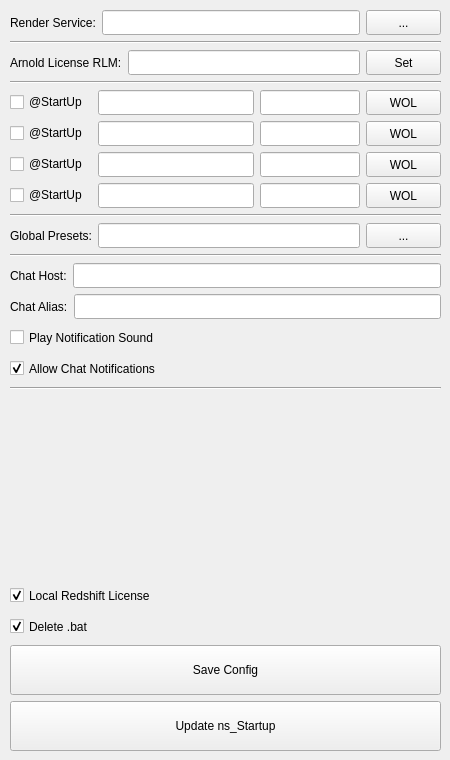
         <widget class="QWidget" name="settings">
          <attribute name="title">
           <string>Settings</string>
          </attribute>
          <widget class="QWidget" name="verticalLayoutWidget_4">
           <property name="geometry">
            <rect>
             <x>10</x>
             <y>10</y>
             <width>431</width>
             <height>741</height>
            </rect>
           </property>
           <layout class="QVBoxLayout" name="verticalLayout_4">
            <item>
             <layout class="QHBoxLayout" name="horizontalLayout_19">
              <item>
               <widget class="QLabel" name="label_2">
                <property name="text">
                 <string>Render Service:</string>
                </property>
               </widget>
              </item>
              <item>
               <widget class="QLineEdit" name="lineEdit_renderService">
                <property name="minimumSize">
                 <size>
                  <width>0</width>
                  <height>25</height>
                 </size>
                </property>
                <property name="maximumSize">
                 <size>
                  <width>16777215</width>
                  <height>25</height>
                 </size>
                </property>
                <property name="styleSheet">
                 <string notr="true"/>
                </property>
                <property name="text">
                 <string/>
                </property>
               </widget>
              </item>
              <item>
               <widget class="QPushButton" name="pushButton_setRenderService">
                <property name="minimumSize">
                 <size>
                  <width>75</width>
                  <height>25</height>
                 </size>
                </property>
                <property name="maximumSize">
                 <size>
                  <width>75</width>
                  <height>25</height>
                 </size>
                </property>
                <property name="styleSheet">
                 <string notr="true"/>
                </property>
                <property name="text">
                 <string>...</string>
                </property>
               </widget>
              </item>
             </layout>
            </item>
            <item>
             <widget class="Line" name="line_5">
              <property name="orientation">
               <enum>Qt::Horizontal</enum>
              </property>
             </widget>
            </item>
            <item>
             <layout class="QHBoxLayout" name="horizontalLayout_11">
              <property name="sizeConstraint">
               <enum>QLayout::SetDefaultConstraint</enum>
              </property>
              <item>
               <widget class="QLabel" name="label_arnoldLic">
                <property name="text">
                 <string>Arnold License RLM:</string>
                </property>
               </widget>
              </item>
              <item>
               <widget class="QLineEdit" name="lineEdit_arnoldLic">
                <property name="minimumSize">
                 <size>
                  <width>0</width>
                  <height>25</height>
                 </size>
                </property>
                <property name="maximumSize">
                 <size>
                  <width>16777215</width>
                  <height>25</height>
                 </size>
                </property>
                <property name="styleSheet">
                 <string notr="true"/>
                </property>
               </widget>
              </item>
              <item>
               <widget class="QPushButton" name="pushButton_setArnoldLic">
                <property name="minimumSize">
                 <size>
                  <width>75</width>
                  <height>25</height>
                 </size>
                </property>
                <property name="maximumSize">
                 <size>
                  <width>75</width>
                  <height>25</height>
                 </size>
                </property>
                <property name="styleSheet">
                 <string notr="true"/>
                </property>
                <property name="text">
                 <string>Set</string>
                </property>
               </widget>
              </item>
             </layout>
            </item>
            <item>
             <widget class="Line" name="line">
              <property name="orientation">
               <enum>Qt::Horizontal</enum>
              </property>
             </widget>
            </item>
            <item>
             <layout class="QHBoxLayout" name="horizontalLayout_13">
              <item>
               <widget class="QCheckBox" name="checkBox_startUp_0">
                <property name="styleSheet">
                 <string notr="true"/>
                </property>
                <property name="text">
                 <string>@StartUp </string>
                </property>
               </widget>
              </item>
              <item>
               <widget class="QLineEdit" name="lineEdit_WOL_MAC_0">
                <property name="minimumSize">
                 <size>
                  <width>0</width>
                  <height>25</height>
                 </size>
                </property>
                <property name="maximumSize">
                 <size>
                  <width>16777215</width>
                  <height>25</height>
                 </size>
                </property>
                <property name="styleSheet">
                 <string notr="true"/>
                </property>
                <property name="text">
                 <string/>
                </property>
               </widget>
              </item>
              <item>
               <widget class="QLineEdit" name="lineEdit_WOL_Des_0">
                <property name="minimumSize">
                 <size>
                  <width>100</width>
                  <height>25</height>
                 </size>
                </property>
                <property name="maximumSize">
                 <size>
                  <width>100</width>
                  <height>25</height>
                 </size>
                </property>
                <property name="styleSheet">
                 <string notr="true"/>
                </property>
                <property name="text">
                 <string/>
                </property>
               </widget>
              </item>
              <item>
               <widget class="QPushButton" name="pushButton_WOL_0">
                <property name="minimumSize">
                 <size>
                  <width>75</width>
                  <height>25</height>
                 </size>
                </property>
                <property name="maximumSize">
                 <size>
                  <width>75</width>
                  <height>25</height>
                 </size>
                </property>
                <property name="styleSheet">
                 <string notr="true"/>
                </property>
                <property name="text">
                 <string>WOL</string>
                </property>
               </widget>
              </item>
             </layout>
            </item>
            <item>
             <layout class="QHBoxLayout" name="horizontalLayout_14">
              <item>
               <widget class="QCheckBox" name="checkBox_startUp_1">
                <property name="styleSheet">
                 <string notr="true"/>
                </property>
                <property name="text">
                 <string>@StartUp </string>
                </property>
               </widget>
              </item>
              <item>
               <widget class="QLineEdit" name="lineEdit_WOL_MAC_1">
                <property name="minimumSize">
                 <size>
                  <width>0</width>
                  <height>25</height>
                 </size>
                </property>
                <property name="maximumSize">
                 <size>
                  <width>16777215</width>
                  <height>25</height>
                 </size>
                </property>
                <property name="styleSheet">
                 <string notr="true"/>
                </property>
                <property name="text">
                 <string/>
                </property>
               </widget>
              </item>
              <item>
               <widget class="QLineEdit" name="lineEdit_WOL_Des_1">
                <property name="minimumSize">
                 <size>
                  <width>100</width>
                  <height>25</height>
                 </size>
                </property>
                <property name="maximumSize">
                 <size>
                  <width>100</width>
                  <height>25</height>
                 </size>
                </property>
                <property name="styleSheet">
                 <string notr="true"/>
                </property>
                <property name="text">
                 <string/>
                </property>
               </widget>
              </item>
              <item>
               <widget class="QPushButton" name="pushButton_WOL_1">
                <property name="minimumSize">
                 <size>
                  <width>75</width>
                  <height>25</height>
                 </size>
                </property>
                <property name="maximumSize">
                 <size>
                  <width>75</width>
                  <height>25</height>
                 </size>
                </property>
                <property name="styleSheet">
                 <string notr="true"/>
                </property>
                <property name="text">
                 <string>WOL</string>
                </property>
               </widget>
              </item>
             </layout>
            </item>
            <item>
             <layout class="QHBoxLayout" name="horizontalLayout_15">
              <item>
               <widget class="QCheckBox" name="checkBox_startUp_2">
                <property name="styleSheet">
                 <string notr="true"/>
                </property>
                <property name="text">
                 <string>@StartUp </string>
                </property>
               </widget>
              </item>
              <item>
               <widget class="QLineEdit" name="lineEdit_WOL_MAC_2">
                <property name="minimumSize">
                 <size>
                  <width>0</width>
                  <height>25</height>
                 </size>
                </property>
                <property name="maximumSize">
                 <size>
                  <width>16777215</width>
                  <height>25</height>
                 </size>
                </property>
                <property name="styleSheet">
                 <string notr="true"/>
                </property>
                <property name="text">
                 <string/>
                </property>
               </widget>
              </item>
              <item>
               <widget class="QLineEdit" name="lineEdit_WOL_Des_2">
                <property name="minimumSize">
                 <size>
                  <width>100</width>
                  <height>25</height>
                 </size>
                </property>
                <property name="maximumSize">
                 <size>
                  <width>100</width>
                  <height>25</height>
                 </size>
                </property>
                <property name="styleSheet">
                 <string notr="true"/>
                </property>
                <property name="text">
                 <string/>
                </property>
               </widget>
              </item>
              <item>
               <widget class="QPushButton" name="pushButton_WOL_2">
                <property name="minimumSize">
                 <size>
                  <width>75</width>
                  <height>25</height>
                 </size>
                </property>
                <property name="maximumSize">
                 <size>
                  <width>75</width>
                  <height>25</height>
                 </size>
                </property>
                <property name="styleSheet">
                 <string notr="true"/>
                </property>
                <property name="text">
                 <string>WOL</string>
                </property>
               </widget>
              </item>
             </layout>
            </item>
            <item>
             <layout class="QHBoxLayout" name="horizontalLayout_16">
              <item>
               <widget class="QCheckBox" name="checkBox_startUp_3">
                <property name="styleSheet">
                 <string notr="true"/>
                </property>
                <property name="text">
                 <string>@StartUp </string>
                </property>
               </widget>
              </item>
              <item>
               <widget class="QLineEdit" name="lineEdit_WOL_MAC_3">
                <property name="minimumSize">
                 <size>
                  <width>0</width>
                  <height>25</height>
                 </size>
                </property>
                <property name="maximumSize">
                 <size>
                  <width>16777215</width>
                  <height>25</height>
                 </size>
                </property>
                <property name="styleSheet">
                 <string notr="true"/>
                </property>
                <property name="text">
                 <string/>
                </property>
               </widget>
              </item>
              <item>
               <widget class="QLineEdit" name="lineEdit_WOL_Des_3">
                <property name="minimumSize">
                 <size>
                  <width>100</width>
                  <height>25</height>
                 </size>
                </property>
                <property name="maximumSize">
                 <size>
                  <width>100</width>
                  <height>25</height>
                 </size>
                </property>
                <property name="styleSheet">
                 <string notr="true"/>
                </property>
                <property name="text">
                 <string/>
                </property>
               </widget>
              </item>
              <item>
               <widget class="QPushButton" name="pushButton_WOL_3">
                <property name="minimumSize">
                 <size>
                  <width>75</width>
                  <height>25</height>
                 </size>
                </property>
                <property name="maximumSize">
                 <size>
                  <width>75</width>
                  <height>25</height>
                 </size>
                </property>
                <property name="styleSheet">
                 <string notr="true"/>
                </property>
                <property name="text">
                 <string>WOL</string>
                </property>
               </widget>
              </item>
             </layout>
            </item>
            <item>
             <widget class="Line" name="line_2">
              <property name="orientation">
               <enum>Qt::Horizontal</enum>
              </property>
             </widget>
            </item>
            <item>
             <layout class="QHBoxLayout" name="horizontalLayout_17">
              <item>
               <widget class="QLabel" name="label_3">
                <property name="text">
                 <string>Global Presets:</string>
                </property>
               </widget>
              </item>
              <item>
               <widget class="QLineEdit" name="lineEdit_globalPresetLocation">
                <property name="minimumSize">
                 <size>
                  <width>0</width>
                  <height>25</height>
                 </size>
                </property>
                <property name="maximumSize">
                 <size>
                  <width>16777215</width>
                  <height>25</height>
                 </size>
                </property>
                <property name="styleSheet">
                 <string notr="true"/>
                </property>
               </widget>
              </item>
              <item>
               <widget class="QPushButton" name="pushButton_setGlobalPresetsLocation">
                <property name="minimumSize">
                 <size>
                  <width>75</width>
                  <height>25</height>
                 </size>
                </property>
                <property name="maximumSize">
                 <size>
                  <width>75</width>
                  <height>25</height>
                 </size>
                </property>
                <property name="styleSheet">
                 <string notr="true"/>
                </property>
                <property name="text">
                 <string>...</string>
                </property>
               </widget>
              </item>
             </layout>
            </item>
            <item>
             <layout class="QHBoxLayout" name="horizontalLayout_9"/>
            </item>
            <item>
             <widget class="Line" name="line_3">
              <property name="orientation">
               <enum>Qt::Horizontal</enum>
              </property>
             </widget>
            </item>
            <item>
             <layout class="QHBoxLayout" name="horizontalLayout_20">
              <item>
               <widget class="QLabel" name="label_chat_host">
                <property name="text">
                 <string>Chat Host:</string>
                </property>
               </widget>
              </item>
              <item>
               <widget class="QLineEdit" name="lineEdit_chat_host">
                <property name="minimumSize">
                 <size>
                  <width>0</width>
                  <height>25</height>
                 </size>
                </property>
                <property name="maximumSize">
                 <size>
                  <width>16777215</width>
                  <height>25</height>
                 </size>
                </property>
                <property name="styleSheet">
                 <string notr="true"/>
                </property>
                <property name="text">
                 <string/>
                </property>
               </widget>
              </item>
             </layout>
            </item>
            <item>
             <layout class="QHBoxLayout" name="horizontalLayout_22">
              <item>
               <widget class="QLabel" name="label_alias">
                <property name="text">
                 <string>Chat Alias:</string>
                </property>
               </widget>
              </item>
              <item>
               <widget class="QLineEdit" name="lineEdit_alias">
                <property name="minimumSize">
                 <size>
                  <width>0</width>
                  <height>25</height>
                 </size>
                </property>
                <property name="maximumSize">
                 <size>
                  <width>16777215</width>
                  <height>25</height>
                 </size>
                </property>
                <property name="styleSheet">
                 <string notr="true"/>
                </property>
                <property name="text">
                 <string/>
                </property>
               </widget>
              </item>
             </layout>
            </item>
            <item>
             <widget class="QCheckBox" name="checkBox_chat_notifications_sound">
              <property name="minimumSize">
               <size>
                <width>0</width>
                <height>25</height>
               </size>
              </property>
              <property name="maximumSize">
               <size>
                <width>16777215</width>
                <height>25</height>
               </size>
              </property>
              <property name="styleSheet">
               <string notr="true"/>
              </property>
              <property name="text">
               <string>Play Notification Sound</string>
              </property>
              <property name="checked">
               <bool>false</bool>
              </property>
             </widget>
            </item>
            <item>
             <widget class="QCheckBox" name="checkBox_chat_notifications">
              <property name="minimumSize">
               <size>
                <width>0</width>
                <height>25</height>
               </size>
              </property>
              <property name="maximumSize">
               <size>
                <width>16777215</width>
                <height>25</height>
               </size>
              </property>
              <property name="styleSheet">
               <string notr="true"/>
              </property>
              <property name="text">
               <string>Allow Chat Notifications</string>
              </property>
              <property name="checked">
               <bool>true</bool>
              </property>
             </widget>
            </item>
            <item>
             <widget class="Line" name="line_6">
              <property name="orientation">
               <enum>Qt::Horizontal</enum>
              </property>
             </widget>
            </item>
            <item>
             <spacer name="verticalSpacer">
              <property name="orientation">
               <enum>Qt::Vertical</enum>
              </property>
              <property name="sizeHint" stdset="0">
               <size>
                <width>20</width>
                <height>40</height>
               </size>
              </property>
             </spacer>
            </item>
            <item>
             <widget class="QCheckBox" name="checkBox_local_rs_lic">
              <property name="minimumSize">
               <size>
                <width>0</width>
                <height>25</height>
               </size>
              </property>
              <property name="maximumSize">
               <size>
                <width>16777215</width>
                <height>25</height>
               </size>
              </property>
              <property name="toolTip">
               <string>&lt;html&gt;&lt;head/&gt;&lt;body&gt;&lt;p&gt;Use this in case you have no RS floating license.&lt;/p&gt;&lt;p&gt;Then you must install RS a single time locally.&lt;/p&gt;&lt;p&gt;Start Houdini with these local RS installation one single time and do a render to validate your local license for your worksation.&lt;/p&gt;&lt;p&gt;REDSHIFT_LICENSEPATH = C:\ProgramData\Redshift &lt;/p&gt;&lt;p&gt;REDSHIFT_PREFSPATH = C:\ProgramData\Redshift\preferences.xml &lt;/p&gt;&lt;p&gt;REDSHIFT_LOGPATH = C:\ProgramData\Redshift\Log&lt;/p&gt;&lt;/body&gt;&lt;/html&gt;</string>
              </property>
              <property name="styleSheet">
               <string notr="true"/>
              </property>
              <property name="text">
               <string>Local Redshift License</string>
              </property>
              <property name="checked">
               <bool>true</bool>
              </property>
             </widget>
            </item>
            <item>
             <widget class="QCheckBox" name="checkBox_deleteBat">
              <property name="minimumSize">
               <size>
                <width>0</width>
                <height>25</height>
               </size>
              </property>
              <property name="maximumSize">
               <size>
                <width>16777215</width>
                <height>25</height>
               </size>
              </property>
              <property name="styleSheet">
               <string notr="true"/>
              </property>
              <property name="text">
               <string>Delete .bat</string>
              </property>
              <property name="checked">
               <bool>true</bool>
              </property>
             </widget>
            </item>
            <item>
             <widget class="QPushButton" name="pushButton_saveConfig">
              <property name="minimumSize">
               <size>
                <width>0</width>
                <height>50</height>
               </size>
              </property>
              <property name="maximumSize">
               <size>
                <width>16777215</width>
                <height>50</height>
               </size>
              </property>
              <property name="styleSheet">
               <string notr="true"/>
              </property>
              <property name="text">
               <string>Save Config</string>
              </property>
             </widget>
            </item>
            <item>
             <widget class="QPushButton" name="pushButton_update">
              <property name="minimumSize">
               <size>
                <width>0</width>
                <height>50</height>
               </size>
              </property>
              <property name="maximumSize">
               <size>
                <width>16777215</width>
                <height>50</height>
               </size>
              </property>
              <property name="styleSheet">
               <string notr="true"/>
              </property>
              <property name="text">
               <string>Update ns_Startup</string>
              </property>
             </widget>
            </item>
           </layout>
          </widget>
         </widget>
